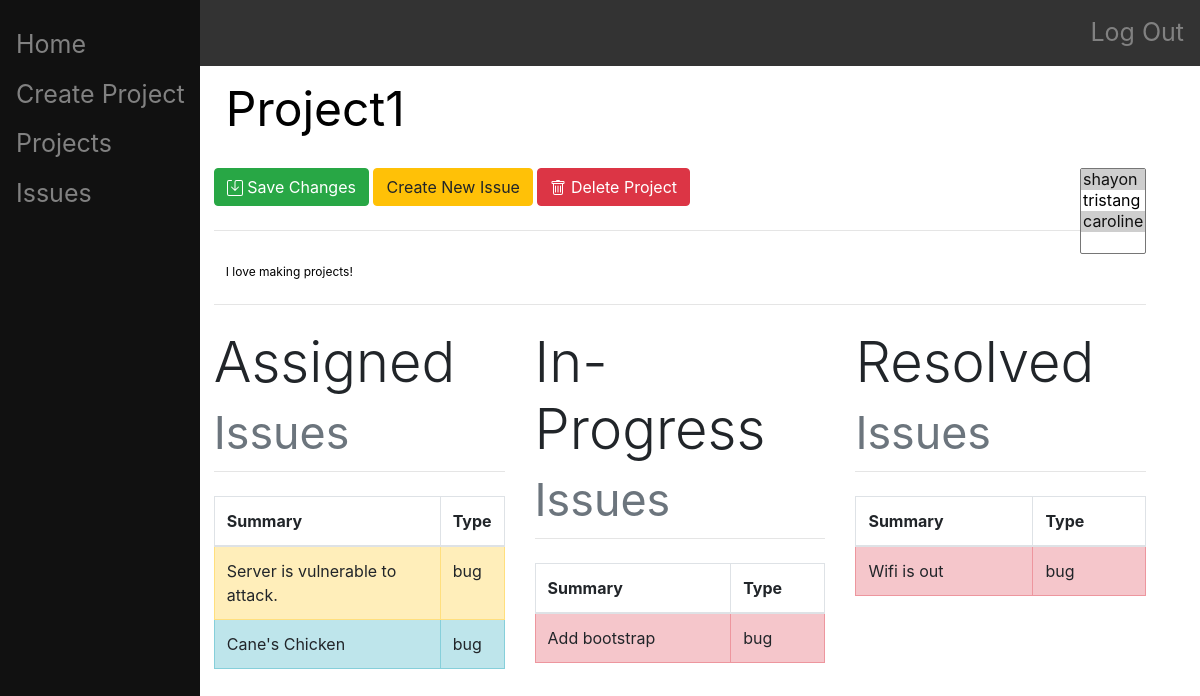
/project/1/, run on the app's committed database.
### main/models.py (models this page shows, shortened)
class Project(models.Model):
    name = models.CharField(max_length=200)
    description = models.CharField(max_length=1000)
    creator = models.ForeignKey(User, on_delete=models.CASCADE, related_name="project", null=True)
    date_created = DateTimeField(editable=False)
    members = JSONField(default=list)

class Issue(models.Model):
    project = models.ForeignKey(Project, on_delete=models.CASCADE)
    summary = models.CharField(max_length=200)
    description = models.CharField(max_length=1000)
    type = models.CharField(
        max_length = 4,
        choices = (
            ("task", "task"),
            ("bug", "bug"),
        ),
        default = "task"
    )
    priority = models.CharField(
        max_length = 7,
        choices = (
            ("blocker", "blocker"),
            ("major", "major"),
            ("minor", "minor"),
        ),
        default = "minor"
    )
    status = models.CharField(
        max_length = 11,
        choices = (
            ("assigned", "assigned"),
            ("in-progress", "in-progress"),
            ("resolved", "resolved"),
        ),
        default = "assigned"
    )
    assigner = models.ForeignKey(User, on_delete=models.CASCADE, related_name="issue_assigner", null=True)
    assignee = models.ForeignKey(User, on_delete=models.CASCADE, related_name="issue_assignee", null=True)
    date_created = models.DateTimeField(editable=False)
    date_updated = models.DateTimeField()
    files = JSONField(default=list)

### main/views.py (the view, shortened to what this page needs)
# urls.py: path("project/<int:id>/", views.project_index, name="project_index"),
def project_index(response, id):
    authenticate(response)
    print(response.POST)
    print(response)
    project = Project.objects.get(id=id)
    if project:
        User = get_user_model()
        users = User.objects.all()
        assigned = []
        in_progress = []
        resolved = []
        for i in project.issue_set.all():
            if i.status == "assigned":
                assigned.append(i)
            elif i.status == "in-progress":
                in_progress.append(i)
            else:
                resolved.append(i)
        return render(response, "main/project-index.html", {"project":project, "users": users, "assigned":assigned, "in_progress":in_progress, "resolved":resolved})
    return render(response, "main/home.html", {})

### main/views.py (called while the page is built)
def authenticate(response):
    if not response.user.is_authenticated:
        return HttpResponseRedirect("/login/")

### main/templates/main/project-index.html (shortened to what this page needs)
{% extends "main/base.html" %}
{% block content %}
    <form method="post" action="" class="form-group">
        <div class="form-group">
            <input type="text" name="name" style="font-size:4vw" novalidate class="form-control" id="exampleProjectName1" aria-describedby="nameHelp" placeholder="{{project.name}}">
        </div>
        <button type="submit", name="save-changes", value="save-changes", class="btn btn-success">
            Save Changes
        </button>
        <a href="/project/{{project.id}}/issue/" class="btn btn-warning" role="button">Create New Issue</a>
        <button type="submit" name="delete" value="delete" onclick="return confirm('Are you sure you want to delete this project?')" class="btn btn-danger">
            Delete Project
        </button>
        <div class="right">
            <select class="selectpicker" name="members" id="members" multiple title="Members" data-live-search="true">
                {% for user in users %}
                    {% if user.username in project.members %}
                        <option value="{{user.username}}" selected>{{user}}</option>
                    {% else %}
                        <option value="{{user.username}}">{{user}}</option>
                    {% endif %}
                {% endfor %}
            </select>
        </div>
        <br><br>
        <hr class="mt-0 mb-4">
        <div class="form-group">
            <input type="text" name="description" style="font-size:1vw" novalidate class="form-control" id="exampleDescriptionName1" aria-describedby="descriptionHelp" placeholder="{{project.description}}">
        </div>
        <hr class="mt-0 mb-4">
    </form>
    {% if project.issue_set.all %}
        <div class="row">
            <div class="table-responsive col-md-4">
                <h1 class="display-4">
                  Assigned
                  <small class="text-muted">Issues</small>
                </h1>
                <hr class="mt-0 mb-4">
                <table class="table table-hover table-bordered">
                    <thead>
                        <tr>
                            <th scope="col">Summary</th>
                            <th scope="col">Type</th>
                        </tr>
                    </thead>
                    <tbody>
                        {% for i in assigned %}
                            {% if i.priority == "blocker" %}
                                <tr class="table-danger" style="transform: rotate(0);">
                            {% elif i.priority == "major" %}
                                <tr class="table-warning" style="transform: rotate(0);">
                            {% else %}
                                <tr class="table-info" style="transform: rotate(0);">
                            {% endif %}
                            <th style="font-weight:normal" scope="row"><a href="/project/{{i.project.id}}/issue/{{i.id}}" class="stretched-link"></a>{{i.summary}}</th>
                                <td>{{i.type}}</td>
                            </tr>
                        {% endfor %}
                    </tbody>
                </table>
            </div>
            <div class="table-responsive col-md-4">
                <h1 class="display-4">
                  In-Progress
                  <small class="text-muted">Issues</small>
                </h1>
                <hr class="mt-0 mb-4">
                <table class="table table-hover table-bordered caption-top">
                    <thead>
                        <tr>
                            <th scope="col">Summary</th>
                            <th scope="col">Type</th>
                        </tr>
                    </thead>
                    <tbody>
                        {% for i in in_progress %}
                            {% if i.priority == "blocker" %}
                                <tr class="table-danger" style="transform: rotate(0);">
                            {% elif i.priority == "major" %}
                                <tr class="table-warning" style="transform: rotate(0);">
                            {% else %}
                                <tr class="table-info" style="transform: rotate(0);">
                            {% endif %}
                            <th style="font-weight:normal" scope="row"><a href="/project/{{i.project.id}}/issue/{{i.id}}" class="stretched-link"></a>{{i.summary}}</th>
                                <td>{{i.type}}</td>
                            </tr>
                        {% endfor %}
                    </tbody>
                </table>
            </div>
            <div class="table-responsive col-md-4">
                <h1 class="display-4">
                  Resolved
                  <small class="text-muted">Issues</small>
                </h1>
                <hr class="mt-0 mb-4">
                <table class="table table-hover table-bordered caption-top">
                    <thead>
                        <tr>
                            <th scope="col">Summary</th>
                            <th scope="col">Type</th>
                        </tr>
                    </thead>
                    <tbody>
                        {% for i in resolved %}
                            {% if i.priority == "blocker" %}
                                <tr class="table-danger" style="transform: rotate(0);">
                            {% elif i.priority == "major" %}
                                <tr class="table-warning" style="transform: rotate(0);">
                            {% else %}
                                <tr class="table-info" style="transform: rotate(0);">
                            {% endif %}
                            <th style="font-weight:normal" scope="row"><a href="/project/{{i.project.id}}/issue/{{i.id}}" class="stretched-link"></a>{{i.summary}}</th>
                                <td>{{i.type}}</td>
                            </tr>
                        {% endfor %}
                    </tbody>
                </table>
            </div>
        </div>
    {% endif %}
{% endblock %}

### main/templates/main/project-index.html (style rules this page uses)
.right { float: right; padding: 0px; }
.form-control::placeholder { color: black; opacity: 1; }
.form-control { border: 0; color: black; opacity: 1; }

### data on the page
Project: name "Project1", description "I love making projects!"
Issue: summary "Server is vulnerable to attack.", type "bug"
Issue: summary "Cane's Chicken", type "bug"
Issue: summary "Add bootstrap", type "bug"
Issue: summary "Wifi is out", type "bug"

### other printed values
form field members "shayon ☑ / tristang / caroline ☑"
